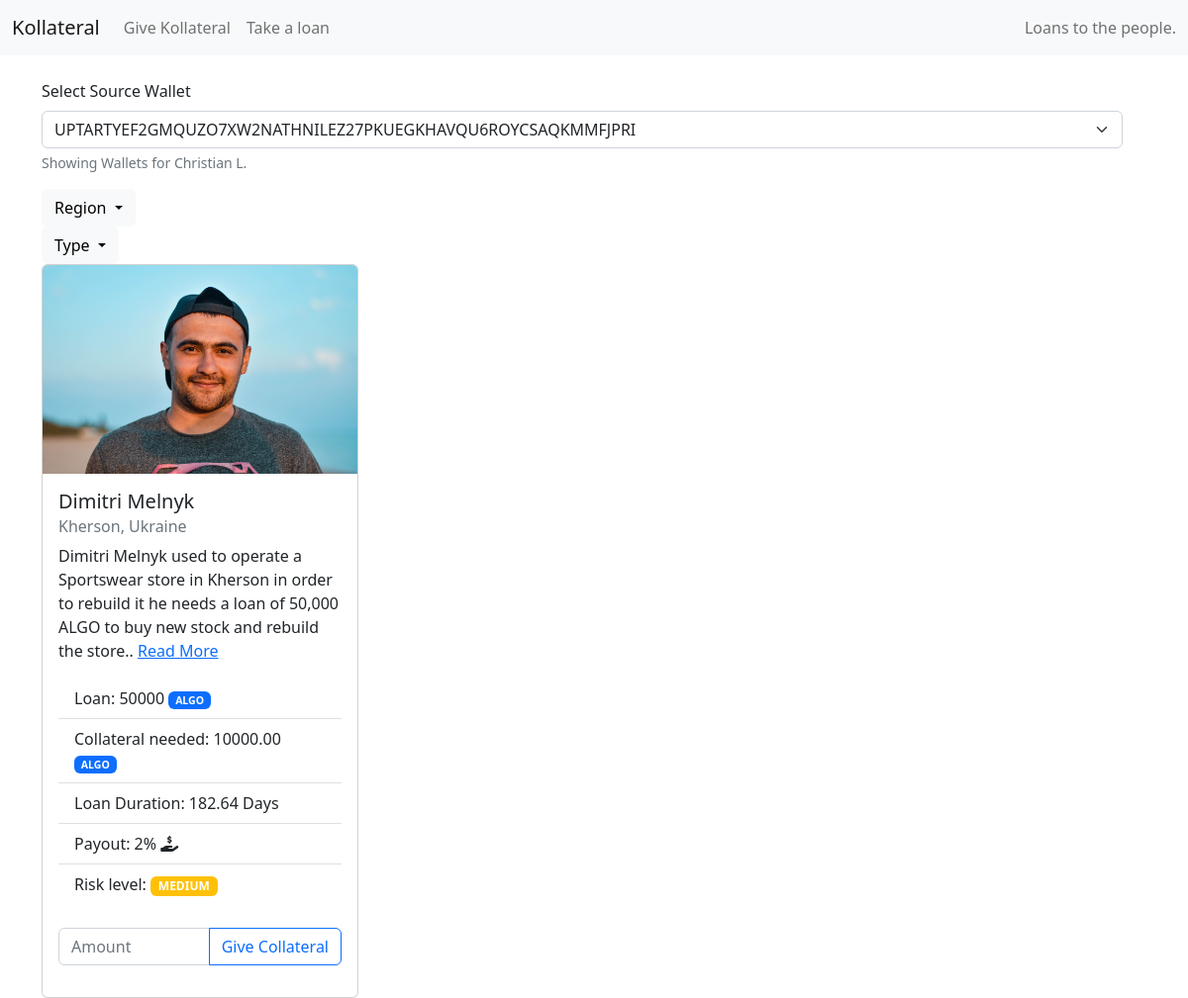
The page /give on the database its author committed.
### tables this page shows
CREATE TABLE givers
(
	public_key text not null
		constraint givers_pk
			primary key,
	private_key text not null,
	Name TEXT not null
);

CREATE TABLE "loans"
(
	id INTEGER
		primary key autoincrement
		unique,
	name TEXT not null,
	email TEXT not null,
	story TEXT not null,
	location TEXT not null,
	wallet TEXT not null,
	escrow_wallet TEXT not null,
	max_fees INTEGER not null,
	sum INTEGER not null,
	photo BLOB not null,
	risk TEXT not null,
	loan_duration INTEGER not null,
	status TEXT default 'OPEN' not null
);

### app.py (the view)
@app.route('/give')
def show_loan_giving():
    loans = db_handler.get_open_loans()
    givers = db_handler.get_giver_accounts()
    template = env.get_template("give_collateral.html")
    return template.render(loans=loans, givers=givers)

### db_handler.py (called while the page is built)
def get_open_loans():
    conn = sqlite3.connect('loans.sqlite')
    open_loans = pd.read_sql_query("SELECT * from loans where status='OPEN'", conn)
    return open_loans.to_dict(orient="records")

def get_giver_accounts():
    conn = sqlite3.connect('loans.sqlite')
    open_loans = pd.read_sql_query("SELECT * from givers", conn)
    return open_loans.to_dict(orient="records")

### templates/give_collateral.html (shortened to what this page needs)
<!DOCTYPE html>
<html>
<head>
    {% include 'components/head.html' %}
</head>
<body>
{% include 'components/navbar.html' %}
<div class="container">
    <div class="row">
        <div class="row">
            <form>
                <div class="mb-3">
                    <label for="inputWallet" class="form-label">Select Source Wallet</label>
                    <select id="inputWallet" class="form-select" name="inputWallet" aria-describedby="walletHelp">
                        {% for account in givers %}
                            <option>{% print(account['public_key']) %}</option>
                        {% endfor %}
                    </select>
                    <div id="walletHelp" class="form-text">Showing Wallets for {% print(givers[0]['Name']) %}
                    </div>
                </div>
            </form>
        </div>
        <div class="dropdown">
            <button class="btn btn-light dropdown-toggle" type="button" data-bs-toggle="dropdown" aria-expanded="false">
                Region
            </button>
        </div>
        <div class="dropdown">
            <button class="btn btn-light dropdown-toggle" type="button" data-bs-toggle="dropdown" aria-expanded="false">
                Type
            </button>
        </div>
    </div>
    {% for l in loans %}
    <div class="card" style="width: 20rem;">
        <img src="static/dimitri.jpg" class="card-img-top" alt="...">
        <div class="card-body">
            <h5 class="card-title">{% print(l['name']) %}</h5>
            <h6 class="card-subtitle mb-2 text-muted">{% print(l['location']) %}</h6>
            <p class="card-text">{% print(l['story']) %}. <a href="#">Read
                    More</a></p>
            <ul class="list-group list-group-flush">
                <li class="list-group-item">Loan: {% print(l['sum']) %} <small><span class="badge bg-primary">ALGO</span></small></li>
                <li class="list-group-item"><a data-bs-toggle="tooltip" data-bs-title="We calculate 20% collateral for the loan.">Collateral needed:</a> {% print("{:.2f}".format(l['sum']*0.2)) %} <small><span class="badge bg-primary">ALGO</span></small>
                </li>
                <li class="list-group-item">Loan Duration: {% print( "{:.2f}".format(l['loan_duration']/86400)) %} Days</li>
                <li class="list-group-item">Payout: {% print(l['max_fees']) %}% <a data-bs-toggle="tooltip" data-bs-title="This is equivalent to {% print("{:.2f}".format(l['sum']*0.2*0.01)) %} ALGO"><i
                        class="fa-solid fa-hand-holding-dollar"></i></a></li>
                <li class="list-group-item"><a data-bs-toggle="tooltip" data-bs-title="The submitter conducts a self assessment for the risk associated with the loan.">Risk level:</a> <span class="badge bg-warning">{% print(l['risk']) %}</span></li>
            </ul>
            <br>
            <form>
                <div class="input-group mb-3" id="payment-code-{% print(l['id']) %}">
                    <input type="text" class="form-control" placeholder="Amount"
                           aria-label="Amount" aria-describedby="button-addon2" id="payment-amount-{% print(l['id']) %}">
                    <button class="btn btn-outline-primary" type="button" id="button-addon2"
                            onclick="showPaymentCode('{% print(l['escrow_wallet']) %}',
                                    '{% print(l['id']) %}')">Give Collateral</button>
                </div>
            </form>
        </div>
    </div>
    {% endfor %}
</div>
</body>
</html>

### templates/components/head.html (shortened to what this page needs)
<link href="https://cdn.jsdelivr.net/npm/bootstrap@5.2.2/dist/css/bootstrap.min.css" rel="stylesheet"
>

### templates/components/navbar.html (shortened to what this page needs)
<nav class="navbar navbar-expand-lg bg-light">
  <div class="container-fluid">
    <a class="navbar-brand" href="#">Kollateral</a>
    <div class="collapse navbar-collapse" id="navbarSupportedContent">
      <ul class="navbar-nav me-auto mb-2 mb-lg-0">
        <li class="nav-item">
          <a class="nav-link" aria-current="page" href="/give">Give Kollateral</a>
        </li>
        <li class="nav-item">
          <a class="nav-link" href="/take">Take a loan</a>
        </li>
      </ul>
     <span class="navbar-text">
        Loans to the people.
      </span>
    </div>
  </div>
</nav>
<br>

### rows shown on the page
givers: Name "Christian L."
loans: name "Dimitri Melnyk", location "Kherson, Ukraine", story "Dimitri Melnyk used to operate a Sportswear store in Kherson in order to rebuild it he needs a loan of 50,000 ALGO to buy new stock and rebuild the store.", sum "50000", sum "10000.00", loan_duration "182.64", max_fees "2", risk "MEDIUM"

### other values the page prints
form field inputWallet "UPTARTYEF2GMQUZO7XW2NATHNILEZ27PKUEGKHAVQU6ROYCSAQKMMFJPRI"
